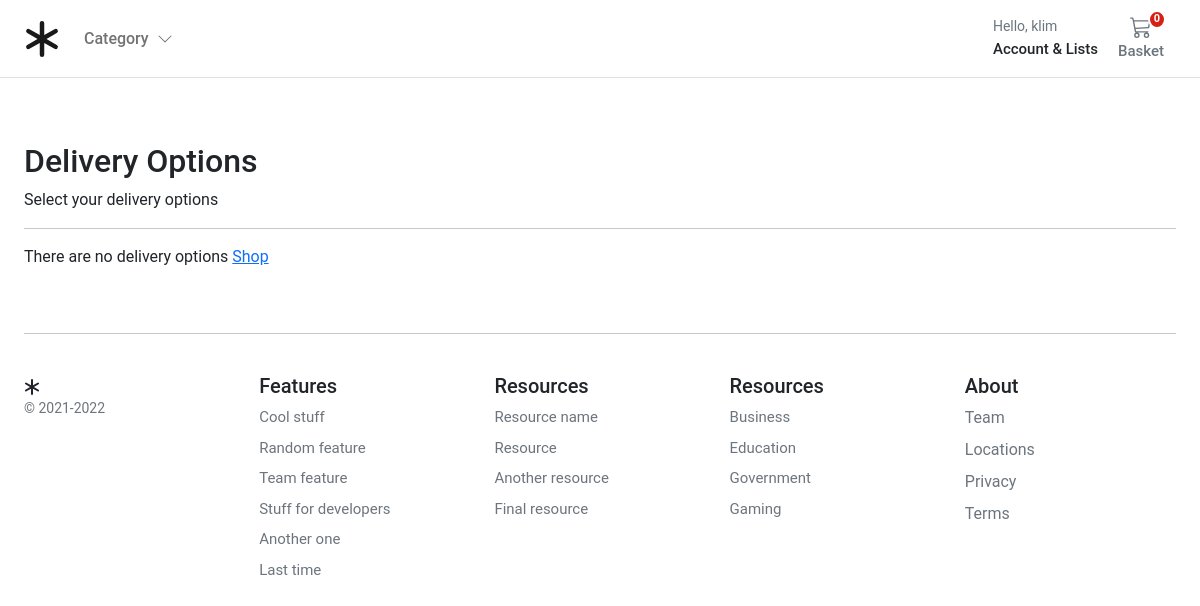
The page /checkout/deliverychoices (signed in) on the database as committed earlier.
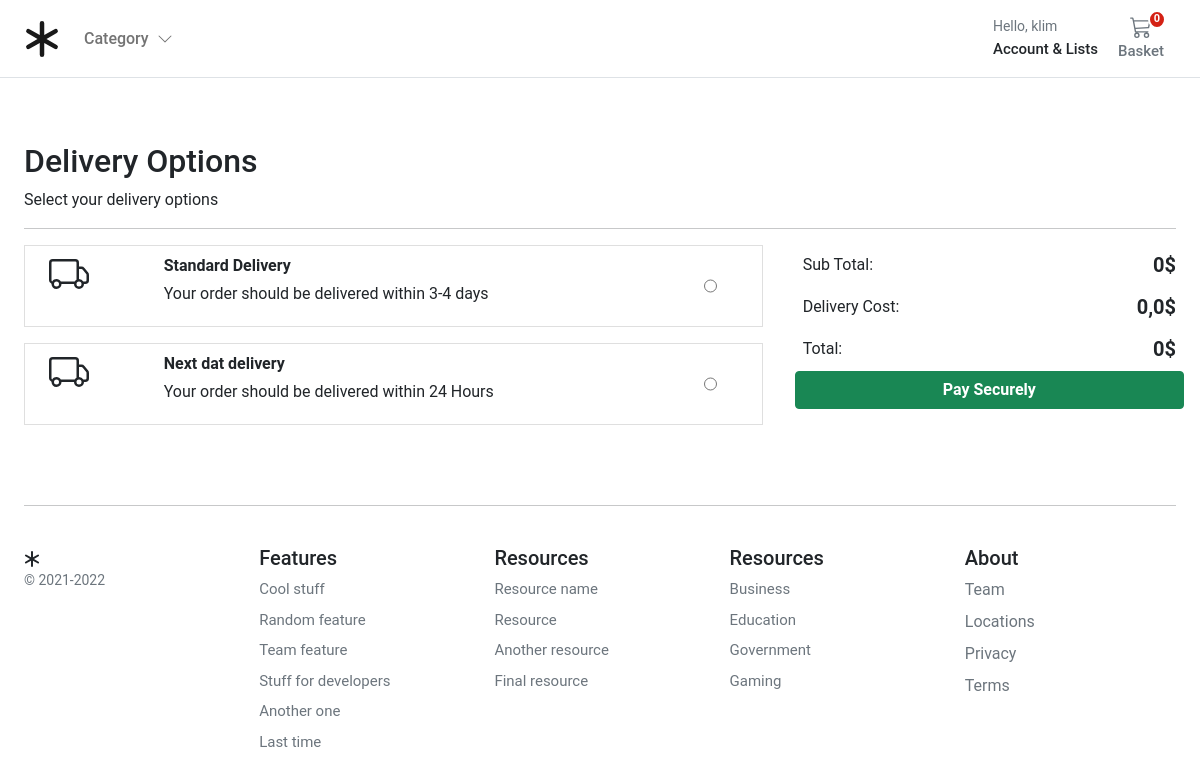
The same page on the database as committed later.
### checkout/models.py (models this page shows, shortened)
class DeliveryOptions(models.Model):
    DELIVERY_CHOICES = [
        ("IS", "In Store"),
        ("HD", "Home Delivery"),
        ("DD", "Digital Delivery"),
    ]
    delivery_name = models.CharField(
        verbose_name=_("delivery_name"),
        help_text=_("Required"),
        max_length=255,
    )
    delivery_price = models.DecimalField(
        verbose_name=_("delivery price"),
        help_text=_("Maximum 999.99"),
        error_messages={
            "name": {
                "max_length": _("The price must be between 0 and 999.99."),
            },
        },
        max_digits=5,
        decimal_places=2,
    )
    delivery_method = models.CharField(
        choices=DELIVERY_CHOICES,
        verbose_name=_("delivery_method"),
        help_text=_("Required"),
        max_length=255,
    )
    delivery_timeframe = models.CharField(
        verbose_name=_("delivery timeframe"),
        help_text=_("Required"),
        max_length=255,
    )
    delivery_window = models.CharField(
        verbose_name=_("delivery window"),
        help_text=_("Required"),
        max_length=255,
    )
    order = models.IntegerField(verbose_name=_("list order"), help_text=_("Required"), default=0)
    is_active = models.BooleanField(default=True)
    class Meta:
        verbose_name = _("Delivery Option")
        verbose_name_plural = _("Delivery Options")

### checkout/views.py (the view)
# urls.py: path("deliverychoices", views.deliverychoices, name="deliverychoices"),
@login_required
def deliverychoices(request):
    deliveryoptions = DeliveryOptions.objects.filter(is_active=True)
    return render(request, "checkout/delivery_choices.html", {"deliveryoptions": deliveryoptions})

### basket/basket.py (called while the page is built)
    def __len__(self):
        return sum(item["qty"] for item in self.basket.values())

    def get_subtotal_price(self):
        return sum(Decimal(item["price"]) * item["qty"] for item in self.basket.values())

    def get_total_price(self):
        delivery_price = 0.00
        subtotal = self.get_subtotal_price()
        if "purchase" in self.session:
            delivery_price = DeliveryOptions.objects.get(id=self.session["purchase"]["delivery_id"]).delivery_price
        total = subtotal + Decimal(delivery_price)
        return total

    def get_delivery_price(self):
        delivery_price = 0.00
        if "purchase" in self.session:
            delivery_price = DeliveryOptions.objects.get(id=self.session["purchase"]["delivery_id"]).delivery_price
        return delivery_price

### store/context_processors.py (called while the page is built)
def categories(request):
    return {
        'categories': Category.objects.filter(level=0)
    }

### store/models.py (called while the page is built)
    def get_absolute_url(self):
        return reverse("store:category_list", args=[self.slug])

### templates/checkout/delivery_choices.html (shortened to what this page needs)
{% extends "../base.html" %}
{% load static %}
{% block content %}
<div class="container">
  <div class="col-12">
    <h1 class="h2">Delivery Options</h1>
  </div>
  <div class="col-12">
    <p>Select your delivery options</p>
  </div>
  <hr />
</div>
<div class="container">
  <div class="row g-3">
    {% if deliveryoptions|length == 0 %}
    <div class="col-12">There are no delivery options <a href="{% url 'store:store_home' %}">Shop</a></div>
    {% else %}
    <div class="col-md-4 col-lg-4 order-md-last p-0 order-3">
      <div class="d-flex bd-highlight ms-0">
        <div class="p-2 flex-grow-1 bd-highlight">Sub Total:</div>
        <div class="p-2 bd-highlight"><span id="sub_total"
            class="fw-bold h5">{{basket.get_subtotal_price}}</span><span class="fw-bold h5">$</span></div>
      </div>
      <div class="d-flex bd-highlight">
        <div class="p-2 flex-grow-1 bd-highlight">Delivery Cost:</div>
        <div class="p-2 bd-highlight"><span id="delivery_price"
            class="fw-bold h5">{{basket.get_delivery_price}}</span><span class="fw-bold h5">$</span></div>
      </div>
      <div class="d-flex bd-highlight">
        <div class="p-2 flex-grow-1 bd-highlight">Total:</div>
        <div class="p-2 bd-highlight"><span id="total"
            class="fw-bold h5">{{basket.get_total_price}}</span><span class="fw-bold h5">$</span></div>
      </div>
      <a role="button" href="{% url "checkout:delivery_address" %}" class="btn btn-success fw-bold w-100"
        type="button">Pay Securely</a>
    </div>
    <div class="col-md-7 col-lg-8">
      {% for option in deliveryoptions %}
      <div class="card mb-3 border-1 rounded-0 product-item me-md-4" data-index="{{option.id}}">
        <div class="row g-0">
          <div class="col-md-2 ps-3 ps-md-4">
          </div>
          <div class="col-md-9 ps-md-1">
            <div class="card-body p-1">
              <p class="card-text ps-2 mb-1 pt-1 fw-bold">{{option.delivery_name}}</p>
              <p class="card-text ps-2 pb-3">Your order should be delivered within {{option.delivery_timeframe}}</p>
            </div>
          </div>
          <div class="col-md-1 ps-md-1">
            <input class="align-middle h-100" type="radio" name="deliveryOption" id="{{option.id}}"
              value="{{option.id}}">
          </div>
        </div>
      </div>
      {% endfor %}
    </div>
    {% endif %}
  </div>
</div>
{% endblock %}

Rows that differ between the two databases and show on the page:
added DeliveryOptions: delivery_name "Standard Delivery", delivery_timeframe "3-4 days"
added DeliveryOptions: delivery_name "Next dat delivery", delivery_timeframe "24 Hours"
Other text that changed with them:
{{ basket.get_subtotal_price }}: (not shown) → "0"
{{ basket.get_delivery_price }}: (not shown) → "0,0"
{{ basket.get_total_price }}: (not shown) → "0"
text no longer shown: "There are no delivery options Shop"
text now shown: "Sub Total: $ Delivery Cost: $ Total: $ Pay Securely"
